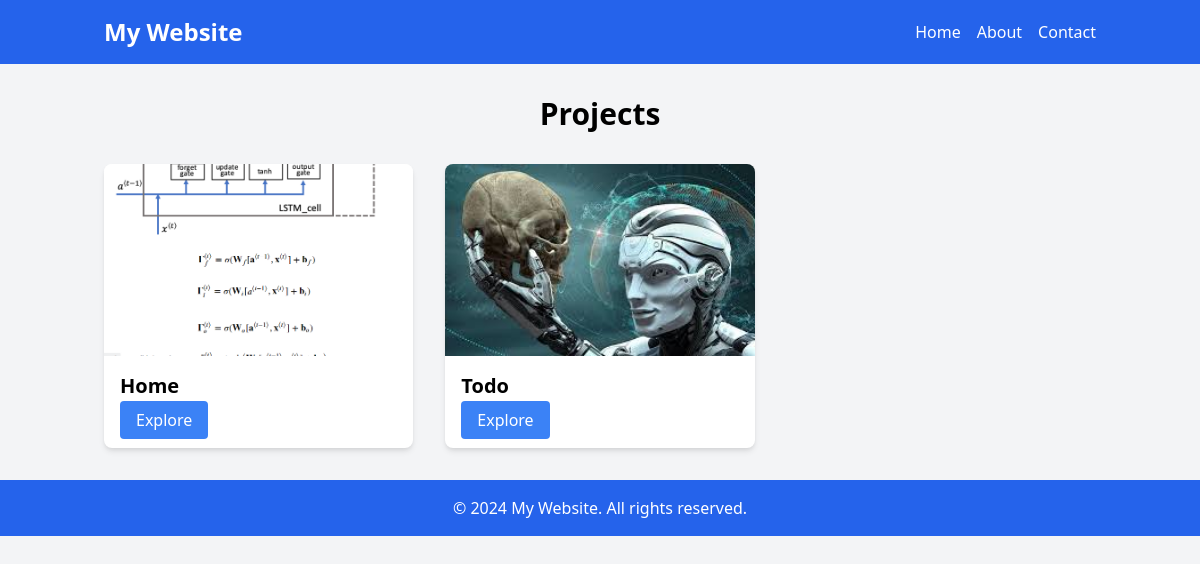
The page / on the database its author committed.
### home/models.py (models this page shows, shortened)
class Category(models.Model):
    ctgName = models.CharField(unique=True, max_length=80)
    ctgImage = models.ImageField(upload_to='home/images/')
    ctgURL = models.CharField(unique=True, max_length=80)
    isActive = models.BooleanField()

### home/views.py (the view)
# urls.py: 2. Add a URL to urlpatterns:  path('', views.home, name='home')
def home(request):
    categoryList = Category.objects.all()
    data = {
        'categoryList':categoryList
    }
    return render(request, 'home/index.html', data)

### templates/home/index.html
{% extends "home/base.html" %}
{% block content %}
<div class="container mx-auto px-4 py-8">
    <h1 class="text-3xl font-bold mb-8 text-center">Projects</h1>
    <div class="grid grid-cols-1 md:grid-cols-2 lg:grid-cols-3 gap-8">
    {% include 'home/components/categoryCard.html' %}
    </div>
</div>
{% endblock content%}

### templates/home/components/categoryCard.html
    {% for Category in categoryList%}
    <div class="bg-white rounded-lg shadow-md overflow-hidden">
        <img class="w-full h-48 object-cover" src="{{Category.ctgImage.url}}" alt="Category Image">
        <div class="p-4">
            <h2 class="text-xl font-semibold mb-2">{{Category.ctgName}}</h2>
            <a href="{{Category.ctgURL}}" class="bg-blue-500 text-white px-4 py-2 rounded hover:bg-blue-600">Explore</a>
        </div>
    </div>
    {% endfor %}

### rows shown on the page
Category: ctgImage (picture), ctgName "Home"
Category: ctgImage (picture), ctgName "Todo"
